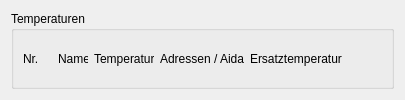
      <widget class="QWidget" name="tabTemperaturen">
       <attribute name="title">
        <string>Temperaturen</string>
       </attribute>
       <layout class="QGridLayout" name="gridLayout_32">
        <item row="0" column="0">
         <widget class="QGroupBox" name="temperaturBox">
          <property name="title">
           <string>Temperaturen</string>
          </property>
          <property name="alignment">
           <set>Qt::AlignLeading|Qt::AlignLeft|Qt::AlignTop</set>
          </property>
          <layout class="QGridLayout" name="temperaturBoxLayout">
           <item row="0" column="1">
            <widget class="QLabel" name="label_36">
             <property name="maximumSize">
              <size>
               <width>20</width>
               <height>16777215</height>
              </size>
             </property>
             <property name="text">
              <string/>
             </property>
            </widget>
           </item>
           <item row="0" column="3">
            <widget class="QLabel" name="label_34">
             <property name="maximumSize">
              <size>
               <width>60</width>
               <height>16777215</height>
              </size>
             </property>
             <property name="text">
              <string>Temperatur</string>
             </property>
            </widget>
           </item>
           <item row="0" column="2">
            <widget class="QLabel" name="label_33">
             <property name="maximumSize">
              <size>
               <width>30</width>
               <height>16777215</height>
              </size>
             </property>
             <property name="text">
              <string>Name</string>
             </property>
            </widget>
           </item>
           <item row="0" column="0">
            <widget class="QLabel" name="label_32">
             <property name="maximumSize">
              <size>
               <width>20</width>
               <height>16777215</height>
              </size>
             </property>
             <property name="text">
              <string>Nr.</string>
             </property>
            </widget>
           </item>
           <item row="0" column="7">
            <spacer name="horizontalSpacer_5">
             <property name="orientation">
              <enum>Qt::Horizontal</enum>
             </property>
             <property name="sizeHint" stdset="0">
              <size>
               <width>40</width>
               <height>20</height>
              </size>
             </property>
            </spacer>
           </item>
           <item row="0" column="4">
            <widget class="QLabel" name="label_35">
             <property name="maximumSize">
              <size>
               <width>150</width>
               <height>16777215</height>
              </size>
             </property>
             <property name="text">
              <string>Adressen / Aida</string>
             </property>
             <property name="alignment">
              <set>Qt::AlignCenter</set>
             </property>
            </widget>
           </item>
           <item row="0" column="5">
            <widget class="QLabel" name="label_37">
             <property name="text">
              <string>Ersatztemperatur</string>
             </property>
            </widget>
           </item>
          </layout>
         </widget>
        </item>
       </layout>
      </widget>
